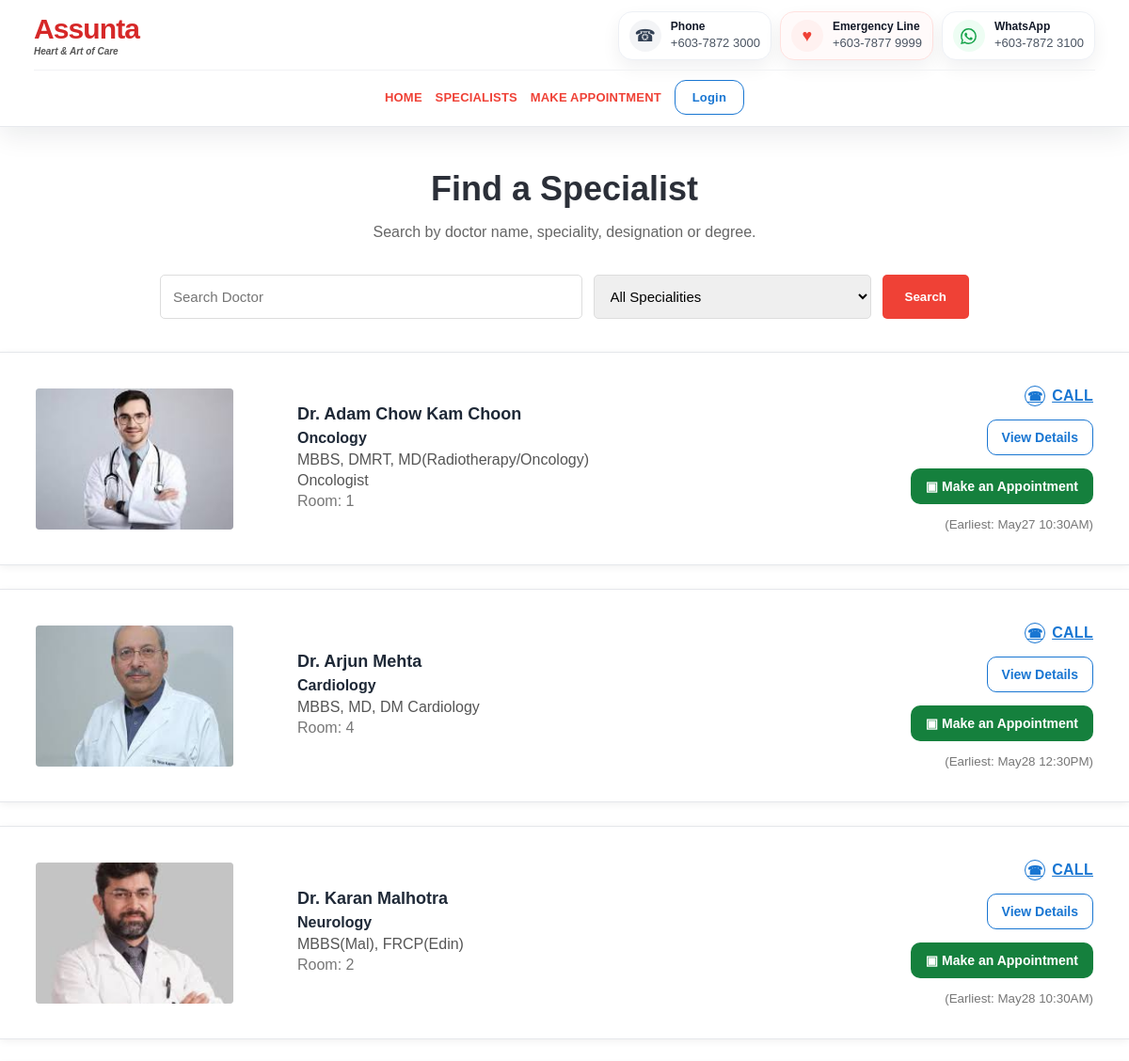
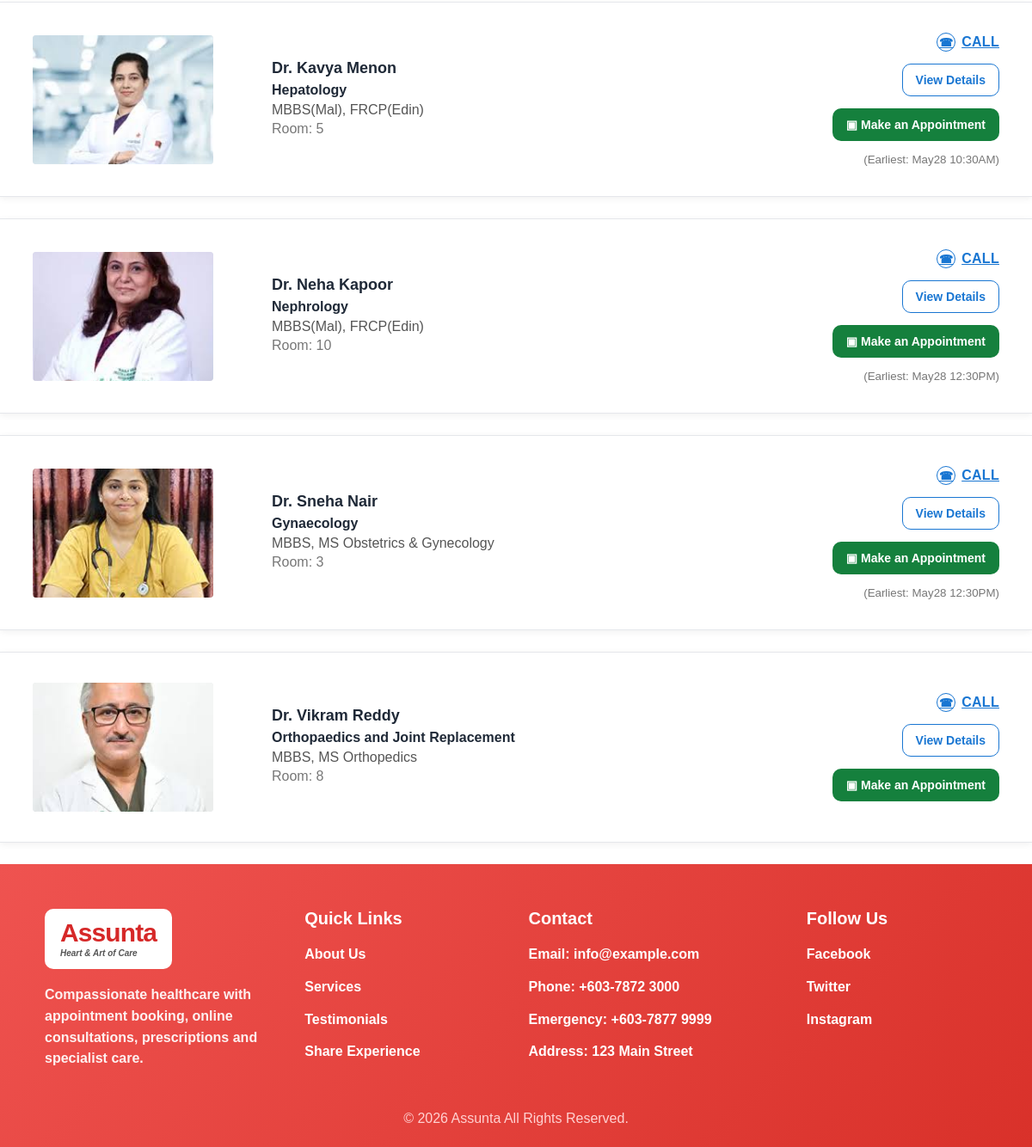
Screenshot of /specialists/ with the database file from the repository (2 pictures, top to bottom).
### hospital/models.py (models this page shows, shortened)
class TimeStampedModel(models.Model):
    created_at = models.DateTimeField(auto_now_add=True)
    updated_at = models.DateTimeField(auto_now=True)
    class Meta:
        abstract = True

class SiteSetting(TimeStampedModel):
    site_name = models.CharField(max_length=120, default='Assunta Hospital')
    logo = models.ImageField(upload_to='site/', blank=True, null=True)
    general_line = models.CharField(max_length=50, default='+603-7872 3000')
    emergency_line = models.CharField(max_length=50, default='+603-7877 9999')
    whatsapp = models.CharField(max_length=50, default='+603-7872 3100')
    email = models.EmailField(default='info@example.com')
    address = models.CharField(max_length=255, default='123 Main Street')
    facebook = models.URLField(blank=True)
    twitter = models.URLField(blank=True)
    instagram = models.URLField(blank=True)
    footer_text = models.CharField(max_length=255, default='© 2026 Company Name. All Rights Reserved.')

class Doctor(TimeStampedModel):
    name = models.CharField(max_length=120)
    slug = models.SlugField(max_length=150, unique=True, blank=True)
    speciality = models.ForeignKey(Speciality, on_delete=models.SET_NULL, null=True, related_name='doctors')
    degree = models.CharField(max_length=255, help_text='Example: MBBS, FRCP')
    designation = models.CharField(max_length=120, blank=True, help_text='Example: Consultant Cardiologist')
    profile_image = models.ImageField(upload_to='doctors/', blank=True, null=True)
    phone = models.CharField(max_length=50, blank=True)
    email = models.EmailField(blank=True)
    room_no = models.CharField(max_length=40, blank=True)
    bio = models.TextField(blank=True)
    earliest_appointment = models.CharField(max_length=100, blank=True, help_text='Example: Feb 22, 2:30PM')
    consultation_fee = models.DecimalField(max_digits=8, decimal_places=2, default=0)
    is_available = models.BooleanField(default=True)
    is_featured = models.BooleanField(default=False)
    class Meta:
        ordering = ['name']
    def get_absolute_url(self):
        return reverse('doctor_detail', kwargs={'slug': self.slug})

class Speciality(TimeStampedModel):
    name = models.CharField(max_length=100, unique=True)
    icon = models.ImageField(
        upload_to='specialities/',
        blank=True,
        null=True,
        help_text='Upload speciality icon only, for example brain, heart, liver icon. Do not upload doctor photo here.'
    )
    icon_emoji = models.CharField(max_length=20, blank=True, default='✚', help_text='Fallback icon if no image is uploaded.')
    description = models.TextField(blank=True)
    show_on_home = models.BooleanField(default=True, help_text='Show this speciality in Key Specialities on the home page.')
    is_active = models.BooleanField(default=True)
    order = models.PositiveIntegerField(default=0)
    class Meta:
        verbose_name_plural = 'Specialities'
        ordering = ['order', 'name']

### hospital/views.py (the view, shortened to what this page needs)
# urls.py: path('specialists/', views.specialists, name='specialists'),
def specialists(request):
    query = request.GET.get('q', '').strip()
    speciality_id = request.GET.get('speciality', '').strip()
    doctors = Doctor.objects.select_related('speciality').filter(is_available=True)
    if speciality_id:
        doctors = doctors.filter(speciality_id=speciality_id)
    specialities = Speciality.objects.filter(is_active=True)
    return render(request, 'hospital/specialists.html', {
        'doctors': doctors,
        'specialities': specialities,
        'query': query,
        'selected_speciality': speciality_id,
    })

### hospital/context_processors.py (called while the page is built)
def site_info(request):
    try:
        setting = SiteSetting.objects.order_by('-created_at').first()
    except Exception:
        setting = None
    return {'site_setting': setting}

### hospital/templates/hospital/specialists.html (shortened to what this page needs)
{% extends 'hospital/base.html' %}
{% load static %}
{% block extra_css %}<link rel="stylesheet" href="{% static 'hospital/css/specialists.css' %}">{% endblock %}
{% block content %}
<section class="page-head">
    <h1>Find a Specialist</h1>
    <p>Search by doctor name, speciality, designation or degree.</p>
</section>
<form class="search-bar" method="get">
    <input type="text" name="q" value="{{ query }}" placeholder="Search Doctor">
    <select name="speciality">
        <option value="">All Specialities</option>
    </select>
    <button type="submit">Search</button>
</form>
<section class="doctor-list">
    {% for doctor in doctors %}
    <article class="doctor-row">
        <div class="doctor-img">
            {% if doctor.profile_image %}<img src="{{ doctor.profile_image.url }}" alt="{{ doctor.name }}">{% else %}<div class="doctor-photo-fallback">Doctor</div>{% endif %}
        </div>
        <div class="doctor-info">
            <h2>{{ doctor.name }}</h2>
            <strong>{{ doctor.speciality.name }}</strong>
            <p>{{ doctor.degree }}</p>
            {% if doctor.designation %}<p>{{ doctor.designation }}</p>{% endif %}
            {% if doctor.room_no %}<p class="muted">Room: {{ doctor.room_no }}</p>{% endif %}
        </div>
        <div class="doctor-actions">
            {% if doctor.phone %}
            <a href="tel:{{ doctor.phone }}" class="call-link" title="Call {{ doctor.name }}">
                <span class="call-icon">☎</span>
                <span>CALL</span>
            </a>
            {% endif %}
            <a href="{{ doctor.get_absolute_url }}" class="details-btn">View Details</a>
            <a href="{% url 'doctor_appointment' doctor.id %}" class="appointment-btn"><span class="btn-icon">▣</span> Make an Appointment</a>
            {% if doctor.earliest_appointment %}<small>(Earliest: {{ doctor.earliest_appointment }})</small>{% endif %}
        </div>
    </article>
    {% empty %}
    <div class="no-result">No doctor found. Try another search keyword.</div>
    {% endfor %}
</section>
{% endblock %}

### hospital/templates/hospital/base.html (shortened to what this page needs)
{% load static %}
<!DOCTYPE html>
<html lang="en">
<head>
    <link rel="stylesheet" href="{% static 'hospital/css/base.css' %}?v=2026062305">
    {% block extra_css %}{% endblock %}
</head>
<body>
<header class="site-header">
    <div class="header-shell">
        <div class="brand-contact-row">
            <a href="{% url 'home' %}" class="logo-box" aria-label="Go to home page">
                {% if site_setting and site_setting.logo %}
                    <img src="{{ site_setting.logo.url }}" alt="{{ site_setting.site_name }}">
                {% else %}
                    <span class="logo-text">Assunta<span>Heart & Art of Care</span></span>
                {% endif %}
            </a>
            <div class="navbar-contact" aria-label="Hospital contact details">
                <a class="contact-chip" href="tel:{% if site_setting %}{{ site_setting.general_line }}{% else %}+60378723000{% endif %}">
                    <span class="contact-icon phone">☎</span>
                    <span><strong>Phone</strong><em>{% if site_setting %}{{ site_setting.general_line }}{% else %}+603-7872 3000{% endif %}</em></span>
                </a>
                <a class="contact-chip emergency" href="tel:{% if site_setting %}{{ site_setting.emergency_line }}{% else %}+60378779999{% endif %}">
                    <span class="contact-icon heart">♥</span>
                    <span><strong>Emergency Line</strong><em>{% if site_setting %}{{ site_setting.emergency_line }}{% else %}+603-7877 9999{% endif %}</em></span>
                </a>
                <a class="contact-chip whatsapp-chip" href="https://wa.me/{% if site_setting %}{{ site_setting.whatsapp|cut:'+'|cut:'-'|cut:' ' }}{% else %}60378723100{% endif %}" target="_blank" rel="noopener">
                    <span class="contact-icon whatsapp" aria-hidden="true">
                    </span>
                    <span><strong>WhatsApp</strong><em>{% if site_setting %}{{ site_setting.whatsapp }}{% else %}+603-7872 3100{% endif %}</em></span>
                </a>
            </div>
        </div>
        <nav class="main-nav" data-main-nav>
            <a href="{% url 'home' %}">Home</a>
            <a href="{% url 'specialists' %}">Specialists</a>
            <a href="{% url 'appointment' %}">Make Appointment</a>
            {% if user.is_authenticated %}
                <a href="{% url 'prescriptions' %}">Prescriptions</a>
                <a href="{% url 'my_appointments' %}">My Appointments</a>
                <a class="login-btn" href="{% url 'logout' %}">Logout</a>
            {% else %}
                <a class="login-btn" href="{% url 'login' %}">Login</a>
            {% endif %}
        </nav>
    </div>
</header>
<main>
    {% block content %}{% endblock %}
</main>
<footer class="site-footer">
    <div class="footer-grid">
        <div>
            <div class="footer-logo">
                {% if site_setting and site_setting.logo %}
                    <img src="{{ site_setting.logo.url }}" alt="logo">
                {% else %}
                    <span class="logo-text white">Assunta<span>Heart & Art of Care</span></span>
                {% endif %}
            </div>
            <p class="footer-about">Compassionate healthcare with appointment booking, online consultations, prescriptions and specialist care.</p>
        </div>
        <div>
            <h3>Quick Links</h3>
            <a href="{% url 'home' %}">About Us</a>
            <a href="{% url 'specialists' %}">Services</a>
            <a href="{% url 'home' %}#testimonials">Testimonials</a>
            <a href="{% url 'home' %}#testimonials">Share Experience</a>
        </div>
        <div>
            <h3>Contact</h3>
            <p>Email: {% if site_setting %}{{ site_setting.email }}{% else %}info@example.com{% endif %}</p>
            <p>Phone: {% if site_setting %}{{ site_setting.general_line }}{% else %}+603-7872 3000{% endif %}</p>
            <p>Emergency: {% if site_setting %}{{ site_setting.emergency_line }}{% else %}+603-7877 9999{% endif %}</p>
            <p>Address: {% if site_setting %}{{ site_setting.address }}{% else %}123 Main Street{% endif %}</p>
        </div>
        <div>
            <h3>Follow Us</h3>
            <a href="{% if site_setting and site_setting.facebook %}{{ site_setting.facebook }}{% else %}#{% endif %}">Facebook</a>
            <a href="{% if site_setting and site_setting.twitter %}{{ site_setting.twitter }}{% else %}#{% endif %}">Twitter</a>
            <a href="{% if site_setting and site_setting.instagram %}{{ site_setting.instagram }}{% else %}#{% endif %}">Instagram</a>
        </div>
    </div>
    <p class="copyright">{% if site_setting %}{{ site_setting.footer_text }}{% else %}© 2026 Assunta. All Rights Reserved.{% endif %}</p>
</footer>
</body>
</html>

### hospital/static/hospital/css/specialists.css (style rules this page uses)
.page-head { text-align: center; padding: 45px 20px 20px }
.page-head h1 { font-size: 36px; margin: 0; color: #2b2f38 }
.page-head p { color: #666 }
.search-bar { max-width: 900px; margin: 0 auto 35px; display: grid; grid-template-columns: 1.6fr 1fr auto; gap: 12px; padding: 0 20px }
.search-bar input, .search-bar select { border: 1px solid #ddd; border-radius: 5px; padding: 13px; font-size: 15px }
.search-bar button { background: #ef4136; color: #fff; border: 0; border-radius: 5px; padding: 0 24px; font-weight: 700 }
.doctor-list { background: #fff }
.doctor-row { min-height: 220px; border-top: 1px solid #e5e7eb; border-bottom: 1px solid #e5e7eb; display: grid; grid-template-columns: 250px 1fr 270px; align-items: center; gap: 28px; padding: 35px 38px; box-shadow: 0 2px 8px rgba(0, 0, 0, .06); margin-bottom: 25px }
.doctor-img img, .doctor-photo-fallback { width: 210px; height: 150px; object-fit: cover; border-radius: 4px; background: #e5e7eb; display: flex; align-items: center; justify-content: center; color: #555 }
.doctor-info h2 { font-size: 18px; margin: 0 0 6px }
.doctor-info strong { display: block; margin-bottom: 5px }
.doctor-info p { margin: 4px 0; color: #555 }
.muted { color: #777 !important }
.doctor-actions { display: flex; flex-direction: column; align-items: flex-end; gap: 14px }
.doctor-actions small { color: #777 }
.call-link { display: inline-flex; align-items: center; gap: 7px; color: #1976d2; text-decoration: underline; font-weight: 700; letter-spacing: .3px }
.call-icon { width: 22px; height: 22px; border: 1px solid #1976d2; border-radius: 50%; display: inline-flex; align-items: center; justify-content: center; font-size: 13px; line-height: 1 }
.appointment-btn { font-size: 14px }
.details-btn { font-size: 14px }
.btn-icon { margin-right: 4px }

### rows the page displays
SiteSetting: general_line "+603-7872 3000", emergency_line "+603-7877 9999", whatsapp "+603-7872 3100", email "info@example.com", address "123 Main Street", footer_text "© 2026 Assunta All Rights Reserved."
Doctor: profile_image (picture), name "Dr. Adam Chow Kam Choon", speciality.name "Oncology", degree "MBBS, DMRT, MD(Radiotherapy/Oncology)", designation "Oncologist", room_no "1", earliest_appointment "May27 10:30AM"
Doctor: profile_image (picture), name "Dr. Arjun Mehta", speciality.name "Cardiology", degree "MBBS, MD, DM Cardiology", room_no "4", earliest_appointment "May28 12:30PM"
Doctor: profile_image (picture), name "Dr. Karan Malhotra", speciality.name "Neurology", degree "MBBS(Mal), FRCP(Edin)", room_no "2", earliest_appointment "May28 10:30AM"
Doctor: profile_image (picture), name "Dr. Kavya Menon", speciality.name "Hepatology", degree "MBBS(Mal), FRCP(Edin)", room_no "5", earliest_appointment "May28 10:30AM"
Doctor: profile_image (picture), name "Dr. Neha Kapoor", speciality.name "Nephrology", degree "MBBS(Mal), FRCP(Edin)", room_no "10", earliest_appointment "May28 12:30PM"
Doctor: profile_image (picture), name "Dr. Sneha Nair", speciality.name "Gynaecology", degree "MBBS, MS Obstetrics & Gynecology", room_no "3", earliest_appointment "May28 12:30PM"
Doctor: profile_image (picture), name "Dr. Vikram Reddy", speciality.name "Orthopaedics and Joint Replacement", degree "MBBS, MS Orthopedics", room_no "8"
